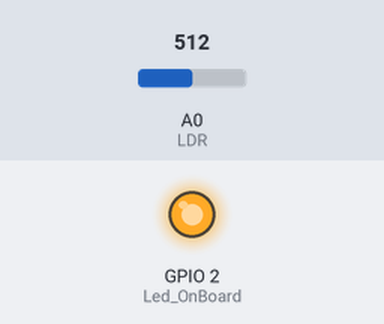
Simulated run of this sketch. Board: ESP8266 (NodeMCU). Parts: output pins drawn as LEDs (lit = HIGH). The inputs (shaded band) are chosen by the test bench; at power-on: A0 (LDR) = 512. WiFi joins after 1.5 s; servers stay silent unless stated; uploads are accepted with an empty reply; what the sketch prints to the serial monitor is not drawn.

Above: at 5.6 s.
At 8.2 s:
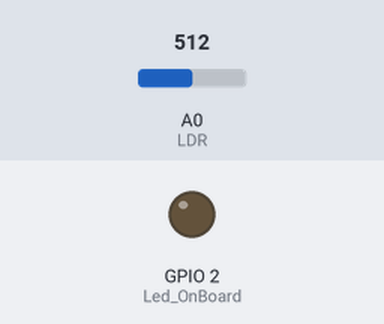
Timing chart, 0 to 10.3 s (numbered marks = the images above):
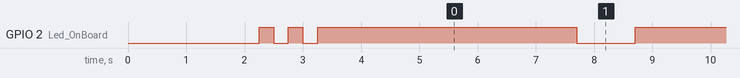

Measured:
- by itself, GPIO 2 (Led_OnBoard): goes LOW 0.25 s, HIGH 0.25 s, LOW 0.25 s, 24 × (HIGH 4.5 s, LOW 1.0 s), then HIGH

The sketch:

NodeMCU_ESP8266_MySQL_Database.ino
```cpp
#include <ESP8266WiFi.h>
#include <WiFiClient.h>
#include <ESP8266WebServer.h>
#include <ESP8266HTTPClient.h>

int Led_OnBoard = 2;                  // Initialize the Led_OnBoard

const char* ssid = "Azimi";                  // Your wifi Name
const char* password = "bismillah";          // Your wifi Password

const char *host = "103.253.212.155"; //Your pc or server (database) IP, example : 192.168.0.0 , if you are a windows os user, open cmd, then type ipconfig then look at IPv4 Address.

void setup() {
  // put your setup code here, to run once:
  delay(1000);
  pinMode(Led_OnBoard, OUTPUT);       // Initialize the Led_OnBoard pin as an output
  Serial.begin(115200);
  WiFi.mode(WIFI_OFF);        //Prevents reconnection issue (taking too long to connect)
  delay(1000);
  WiFi.mode(WIFI_STA);        //This line hides the viewing of ESP as wifi hotspot

  WiFi.begin(ssid, password);     //Connect to your WiFi router
  Serial.println("");

  Serial.print("Connecting");
  // Wait for connection
  while (WiFi.status() != WL_CONNECTED) {
    digitalWrite(Led_OnBoard, LOW);
    delay(250);
    Serial.print(".");
    digitalWrite(Led_OnBoard, HIGH);
    delay(250);
  }

  digitalWrite(Led_OnBoard, HIGH);
  //If connection successful show IP address in serial monitor
  Serial.println("");
  Serial.println("Connected to Network/SSID");
  Serial.print("IP address: ");
  Serial.println(WiFi.localIP());  //IP address assigned to your ESP
}

void loop() {
  // put your main code here, to run repeatedly:
  HTTPClient http;    //Declare object of class HTTPClient

  String LdrValueSend, postData;
  int ldrvalue=analogRead(A0);  //Read Analog value of LDR
  LdrValueSend = String(ldrvalue);   //String to interger conversion

  //Post Data
  postData = "ldrvalue=" + LdrValueSend;

  http.begin("http://beli.spairum.com/InsertDB.php");              //Specify request destination
  http.addHeader("Content-Type", "application/x-www-form-urlencoded");    //Specify content-type header

  int httpCode = http.POST(postData);   //Send the request
  String payload = http.getString();    //Get the response payload

  //Serial.println("LDR Value=" + ldrvalue);
  Serial.println(httpCode);   //Print HTTP return code
  Serial.println(payload);    //Print request response payload
  Serial.println("LDR Value=" + LdrValueSend);

  http.end();  //Close connection

  delay(4000);  //Here there is 4 seconds delay plus 1 second delay below, so Post Data at every 5 seconds
  digitalWrite(Led_OnBoard, LOW);
  delay(1000);
  digitalWrite(Led_OnBoard, HIGH);
}
```
